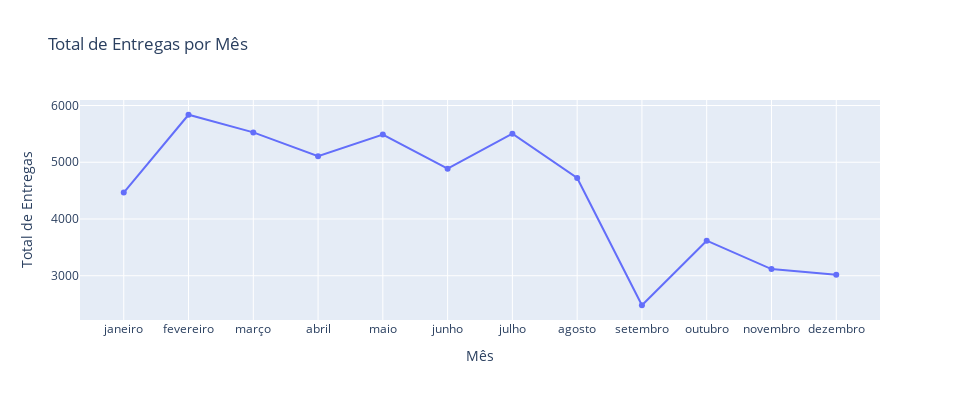

The notebook cell saved with this chart:
### Code cell
fig = go.Figure(data=go.Scatter(x=df_total_mes['Mes_Entrega'], y=df_total_mes['Total_Entrega'], mode='lines+markers'))

# Configurando o layout do gráfico
fig.update_layout(title='Total de Entregas por Mês',
                  xaxis_title='Mês',
                  yaxis_title='Total de Entregas',
                  width=960, height=400)

# Exibindo o gráfico
fig.show()

### Figure 1 — Plotly figure (JSON) as saved in the notebook; plotly's stock layout.template omitted (floating-point values rounded to 4 significant figures)
{"data": [{"mode": "lines+markers", "type": "scatter", "x": ["janeiro", "fevereiro", "março", "abril", "maio", "junho", "julho", "agosto", "setembro", "outubro", "novembro", "dezembro"], "y": [4466, 5837, 5526, 5107, 5489, 4887, 5503, 4722, 2480, 3618, 3117, 3018]}], "layout": {"height": 400, "title": {"text": "Total de Entregas por Mês"}, "width": 960, "xaxis": {"title": {"text": "Mês"}}, "yaxis": {"title": {"text": "Total de Entregas"}}}}
